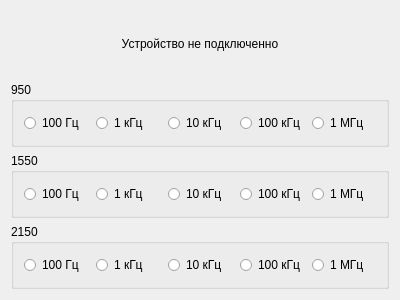
<?xml version="1.0" encoding="UTF-8"?>
<ui version="4.0">
 <class>WindowSpectr</class>
 <widget class="QWidget" name="WindowSpectr">
  <property name="geometry">
   <rect>
    <x>0</x>
    <y>0</y>
    <width>400</width>
    <height>300</height>
   </rect>
  </property>
  <property name="windowTitle">
   <string>Form</string>
  </property>
  <layout class="QVBoxLayout" name="verticalLayout">
   <item>
    <widget class="QLabel" name="label">
     <property name="sizePolicy">
      <sizepolicy hsizetype="Minimum" vsizetype="Minimum">
       <horstretch>0</horstretch>
       <verstretch>0</verstretch>
      </sizepolicy>
     </property>
     <property name="text">
      <string>Устройство не подключенно</string>
     </property>
     <property name="scaledContents">
      <bool>true</bool>
     </property>
     <property name="alignment">
      <set>Qt::AlignCenter</set>
     </property>
    </widget>
   </item>
   <item>
    <widget class="QGroupBox" name="groupBox">
     <property name="title">
      <string>950</string>
     </property>
     <property name="flat">
      <bool>false</bool>
     </property>
     <property name="checkable">
      <bool>false</bool>
     </property>
     <layout class="QHBoxLayout" name="horizontalLayout">
      <item>
       <widget class="QRadioButton" name="radioButton">
        <property name="styleSheet">
         <string notr="true">QRadioButton::indicator{

	width: 13px;
	height: 13px;

}

QRadioButton::indicator::unchecked{

 image: url(://images/circle_gray.png);

}

QRadioButton::indicator::checked{

 image: url(://images/circle_zel.png);

}</string>
        </property>
        <property name="text">
         <string>100 Гц</string>
        </property>
        <property name="checkable">
         <bool>false</bool>
        </property>
        <property name="checked">
         <bool>false</bool>
        </property>
        <property name="autoRepeat">
         <bool>false</bool>
        </property>
        <property name="autoExclusive">
         <bool>false</bool>
        </property>
       </widget>
      </item>
      <item>
       <widget class="QRadioButton" name="radioButton_1">
        <property name="styleSheet">
         <string notr="true">QRadioButton::indicator{

	width: 13px;
	height: 13px;

}

QRadioButton::indicator::unchecked{

 image: url(://images/circle_gray.png);

}

QRadioButton::indicator::checked{

 image: url(://images/circle_zel.png);

}</string>
        </property>
        <property name="text">
         <string>1 кГц</string>
        </property>
        <property name="checkable">
         <bool>false</bool>
        </property>
        <property name="autoExclusive">
         <bool>false</bool>
        </property>
       </widget>
      </item>
      <item>
       <widget class="QRadioButton" name="radioButton_3">
        <property name="styleSheet">
         <string notr="true">QRadioButton::indicator{

	width: 13px;
	height: 13px;

}

QRadioButton::indicator::unchecked{

 image: url(://images/circle_gray.png);

}

QRadioButton::indicator::checked{

 image: url(://images/circle_zel.png);

}</string>
        </property>
        <property name="text">
         <string>10 кГц</string>
        </property>
        <property name="checkable">
         <bool>false</bool>
        </property>
        <property name="checked">
         <bool>false</bool>
        </property>
        <property name="autoExclusive">
         <bool>false</bool>
        </property>
       </widget>
      </item>
      <item>
       <widget class="QRadioButton" name="radioButton_6">
        <property name="styleSheet">
         <string notr="true">QRadioButton::indicator{

	width: 13px;
	height: 13px;

}

QRadioButton::indicator::unchecked{

 image: url(://images/circle_gray.png);

}

QRadioButton::indicator::checked{

 image: url(://images/circle_zel.png);

}</string>
        </property>
        <property name="text">
         <string>100 кГц</string>
        </property>
        <property name="checkable">
         <bool>false</bool>
        </property>
        <property name="checked">
         <bool>false</bool>
        </property>
        <property name="autoExclusive">
         <bool>false</bool>
        </property>
       </widget>
      </item>
      <item>
       <widget class="QRadioButton" name="radioButton_7">
        <property name="styleSheet">
         <string notr="true">QRadioButton::indicator{

	width: 13px;
	height: 13px;

}

QRadioButton::indicator::unchecked{

 image: url(://images/circle_gray.png);

}

QRadioButton::indicator::checked{

 image: url(://images/circle_zel.png);

}</string>
        </property>
        <property name="text">
         <string>1 МГц</string>
        </property>
        <property name="checkable">
         <bool>false</bool>
        </property>
        <property name="checked">
         <bool>false</bool>
        </property>
        <property name="autoExclusive">
         <bool>false</bool>
        </property>
       </widget>
      </item>
     </layout>
    </widget>
   </item>
   <item>
    <widget class="QGroupBox" name="groupBox_2">
     <property name="title">
      <string>1550</string>
     </property>
     <layout class="QHBoxLayout" name="horizontalLayout_2">
      <item>
       <widget class="QRadioButton" name="radioButton_2">
        <property name="styleSheet">
         <string notr="true">QRadioButton::indicator{

	width: 13px;
	height: 13px;

}

QRadioButton::indicator::unchecked{

 image: url(://images/circle_gray.png);

}

QRadioButton::indicator::checked{

 image: url(://images/circle_zel.png);

}</string>
        </property>
        <property name="text">
         <string>100 Гц</string>
        </property>
        <property name="checkable">
         <bool>false</bool>
        </property>
        <property name="checked">
         <bool>false</bool>
        </property>
        <property name="autoRepeat">
         <bool>false</bool>
        </property>
        <property name="autoExclusive">
         <bool>false</bool>
        </property>
       </widget>
      </item>
      <item>
       <widget class="QRadioButton" name="radioButton_4">
        <property name="styleSheet">
         <string notr="true">QRadioButton::indicator{

	width: 13px;
	height: 13px;

}

QRadioButton::indicator::unchecked{

 image: url(://images/circle_gray.png);

}

QRadioButton::indicator::checked{

 image: url(://images/circle_zel.png);

}</string>
        </property>
        <property name="text">
         <string>1 кГц</string>
        </property>
        <property name="checkable">
         <bool>false</bool>
        </property>
        <property name="autoExclusive">
         <bool>false</bool>
        </property>
       </widget>
      </item>
      <item>
       <widget class="QRadioButton" name="radioButton_10">
        <property name="styleSheet">
         <string notr="true">QRadioButton::indicator{

	width: 13px;
	height: 13px;

}

QRadioButton::indicator::unchecked{

 image: url(://images/circle_gray.png);

}

QRadioButton::indicator::checked{

 image: url(://images/circle_zel.png);

}</string>
        </property>
        <property name="text">
         <string>10 кГц</string>
        </property>
        <property name="checkable">
         <bool>false</bool>
        </property>
        <property name="checked">
         <bool>false</bool>
        </property>
        <property name="autoExclusive">
         <bool>false</bool>
        </property>
       </widget>
      </item>
      <item>
       <widget class="QRadioButton" name="radioButton_9">
        <property name="styleSheet">
         <string notr="true">QRadioButton::indicator{

	width: 13px;
	height: 13px;

}

QRadioButton::indicator::unchecked{

 image: url(://images/circle_gray.png);

}

QRadioButton::indicator::checked{

 image: url(://images/circle_zel.png);

}</string>
        </property>
        <property name="text">
         <string>100 кГц</string>
        </property>
        <property name="checkable">
         <bool>false</bool>
        </property>
        <property name="checked">
         <bool>false</bool>
        </property>
        <property name="autoExclusive">
         <bool>false</bool>
        </property>
       </widget>
      </item>
      <item>
       <widget class="QRadioButton" name="radioButton_11">
        <property name="styleSheet">
         <string notr="true">QRadioButton::indicator{

	width: 13px;
	height: 13px;

}

QRadioButton::indicator::unchecked{

 image: url(://images/circle_gray.png);

}

QRadioButton::indicator::checked{

 image: url(://images/circle_zel.png);

}</string>
        </property>
        <property name="text">
         <string>1 МГц</string>
        </property>
        <property name="checkable">
         <bool>false</bool>
        </property>
        <property name="checked">
         <bool>false</bool>
        </property>
        <property name="autoExclusive">
         <bool>false</bool>
        </property>
       </widget>
      </item>
     </layout>
    </widget>
   </item>
   <item>
    <widget class="QGroupBox" name="groupBox_3">
     <property name="title">
      <string>2150</string>
     </property>
     <layout class="QHBoxLayout" name="horizontalLayout_3">
      <item>
       <widget class="QRadioButton" name="radioButton_5">
        <property name="styleSheet">
         <string notr="true">QRadioButton::indicator{

	width: 13px;
	height: 13px;

}

QRadioButton::indicator::unchecked{

 image: url(://images/circle_gray.png);

}

QRadioButton::indicator::checked{

 image: url(://images/circle_zel.png);

}</string>
        </property>
        <property name="text">
         <string>100 Гц</string>
        </property>
        <property name="checkable">
         <bool>false</bool>
        </property>
        <property name="checked">
         <bool>false</bool>
        </property>
        <property name="autoRepeat">
         <bool>false</bool>
        </property>
        <property name="autoExclusive">
         <bool>false</bool>
        </property>
       </widget>
      </item>
      <item>
       <widget class="QRadioButton" name="radioButton_15">
        <property name="styleSheet">
         <string notr="true">QRadioButton::indicator{

	width: 13px;
	height: 13px;

}

QRadioButton::indicator::unchecked{

 image: url(://images/circle_gray.png);

}

QRadioButton::indicator::checked{

 image: url(://images/circle_zel.png);

}</string>
        </property>
        <property name="text">
         <string>1 кГц</string>
        </property>
        <property name="checkable">
         <bool>false</bool>
        </property>
        <property name="autoExclusive">
         <bool>false</bool>
        </property>
       </widget>
      </item>
      <item>
       <widget class="QRadioButton" name="radioButton_13">
        <property name="styleSheet">
         <string notr="true">QRadioButton::indicator{

	width: 13px;
	height: 13px;

}

QRadioButton::indicator::unchecked{

 image: url(://images/circle_gray.png);

}

QRadioButton::indicator::checked{

 image: url(://images/circle_zel.png);

}</string>
        </property>
        <property name="text">
         <string>10 кГц</string>
        </property>
        <property name="checkable">
         <bool>false</bool>
        </property>
        <property name="checked">
         <bool>false</bool>
        </property>
        <property name="autoExclusive">
         <bool>false</bool>
        </property>
       </widget>
      </item>
      <item>
       <widget class="QRadioButton" name="radioButton_12">
        <property name="styleSheet">
         <string notr="true">QRadioButton::indicator{

	width: 13px;
	height: 13px;

}

QRadioButton::indicator::unchecked{

 image: url(://images/circle_gray.png);

}

QRadioButton::indicator::checked{

 image: url(://images/circle_zel.png);

}</string>
        </property>
        <property name="text">
         <string>100 кГц</string>
        </property>
        <property name="checkable">
         <bool>false</bool>
        </property>
        <property name="checked">
         <bool>false</bool>
        </property>
        <property name="autoExclusive">
         <bool>false</bool>
        </property>
       </widget>
      </item>
      <item>
       <widget class="QRadioButton" name="radioButton_14">
        <property name="styleSheet">
         <string notr="true">QRadioButton::indicator{

	width: 13px;
	height: 13px;

}

QRadioButton::indicator::unchecked{

 image: url(://images/circle_gray.png);

}

QRadioButton::indicator::checked{

 image: url(://images/circle_zel.png);

}</string>
        </property>
        <property name="text">
         <string>1 МГц</string>
        </property>
        <property name="checkable">
         <bool>false</bool>
        </property>
        <property name="checked">
         <bool>false</bool>
        </property>
        <property name="autoExclusive">
         <bool>false</bool>
        </property>
       </widget>
      </item>
     </layout>
    </widget>
   </item>
  </layout>
 </widget>
 <resources/>
 <connections/>
</ui>
